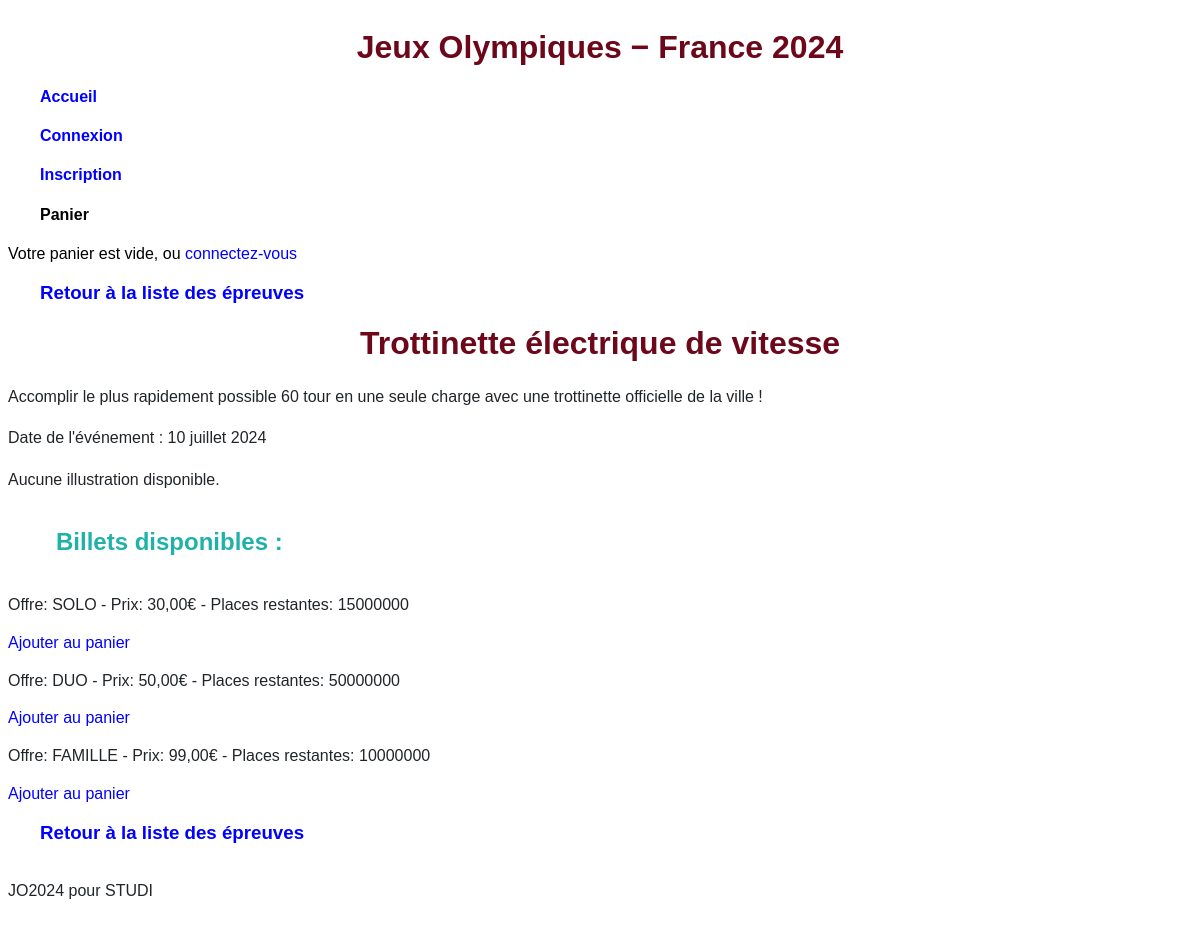
Page /epreuves/trottinette/ on the earlier database version.
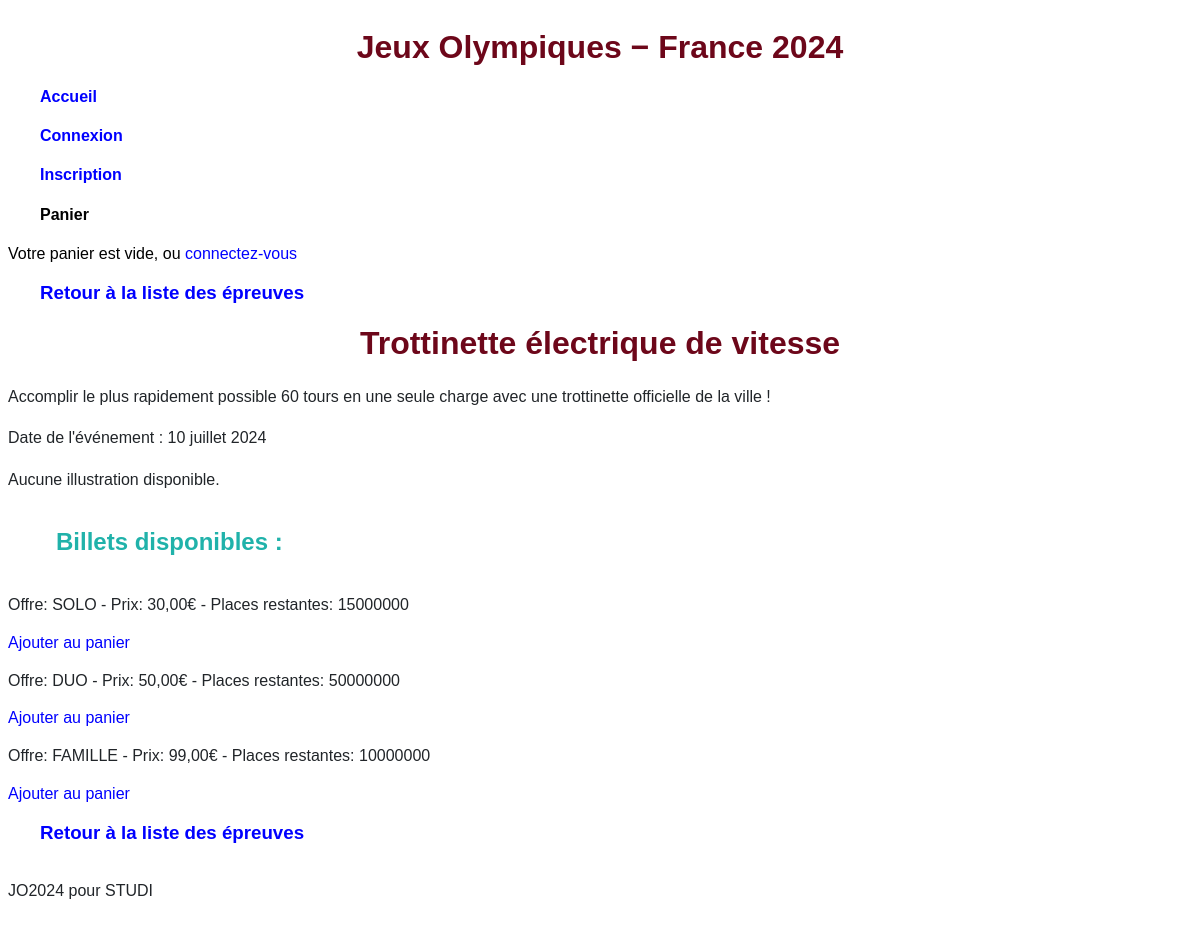
Same page on the later database version.
### store/models.py (models this page shows, shortened)
class Epreuve(models.Model):
    titre = models.CharField(max_length=200, verbose_name="Titre de l’épreuve")
    slug = models.SlugField(max_length=128)
    description = models.TextField(verbose_name="Description de l’épreuve")
    date_epreuve = models.DateField(verbose_name="Date de l’épreuve")
    illustration = models.ImageField(upload_to="imgbank", blank=True, null=True)

class OffreBillet(models.Model):
    TYPE_OFFRE_CHOICES = [
        ('SOLO', 'Solo'),
        ('DUO', 'Duo'),
        ('FAMILLE', 'Famille'),
    ]
    nom = models.CharField(max_length=100, choices=TYPE_OFFRE_CHOICES, unique=True, verbose_name="Type d’offre", null=True, blank=True)
    slug = models.SlugField(max_length=128)
    description = models.TextField(blank=True, verbose_name="Description de l’offre")
    stock = models.IntegerField(default=0)
    prix = models.DecimalField(default=0.0, max_digits=6, decimal_places=2, validators=[MinValueValidator(0.01)], verbose_name="Prix de l’offre")
    nombre_personnes = models.PositiveIntegerField(verbose_name="Nombre de personne par billet")
    epreuve = models.ForeignKey(Epreuve, null=True, related_name='offres', on_delete=models.CASCADE, verbose_name="Épreuve associée")

### store/views.py (the view)
# urls.py: path('epreuves/<str:slug>/', epreuves_detail, name="epreuves"),
def epreuves_detail(request, slug):
    epreuve = get_object_or_404(Epreuve, slug=slug)
    offres = OffreBillet.objects.all()  # Si vous souhaitez afficher tous les types d'offres disponibles
    return render(request, 'store/epreuves.html', {'epreuve': epreuve, 'offres': offres})

### store/templates/store/epreuves.html (shortened to what this page needs)
{% extends 'base.html' %}
{% block content %}
<h3><a href="{% url 'liste_epreuves' %}">Retour à la liste des épreuves</a></h3>
<h1>{{ epreuve.titre }}</h1>
<p>{{ epreuve.description }}</p>
<p>Date de l'événement : {{ epreuve.date_epreuve }}</p>
{% if epreuve.illustration %}
    <img src="{{ epreuve.illustration.url }}" alt="Illustration pour {{ epreuve.titre }}" style="max-width: 250px; max-height: 250px;">
{% else %}
    <p>Aucune illustration disponible.</p>
{% endif %}
<h2>Billets disponibles :</h2>
{% if offres %}
    {% for offre in offres %}
        <div>
            <p>Offre: {{ offre.nom }} - Prix: {{ offre.prix }}€ - Places restantes: {{ offre.stock }}</p>
            <a href="{% url 'panier_epreuves' epreuve.slug offre.slug %}">Ajouter au panier</a>
        </div>
    {% endfor %}
{% else %}
    <p>Aucun billet disponible pour cette épreuve.</p>
{% endif %}
<h3><a href="{% url 'liste_epreuves' %}">Retour à la liste des épreuves</a></h3>
{% endblock %}

### templates/base.html (shortened to what this page needs)
{% load static %}
<!DOCTYPE html>
<html lang="fr">
<head>
    <link rel="stylesheet" href="{% static 'css/styles.css' %}">
</head>
<body>
<header>
    <h1>Jeux Olympiques − France 2024</h1>
<nav>
    <h4><a href="{% url 'accueil' %}">Accueil</a></h4>
    {% if user.is_authenticated %}
        <p>{{ user.username }}, vous êtes bien connecté</p>
    <h4><a href="{% url 'logout' %}">Déconnexion</a></h4>
    {% else %}
    <h4><a href="{% url 'login' %}">Connexion</a></h4>
    <h4><a href="{% url 'signup' %}">Inscription</a></h4>
    {% endif %}
    <h4><a href="{% url 'voir_panier' %}" class="panier-link">Panier</a></h4>
    <div class="panier-link">
        {% if user.is_authenticated %}
            {% if panier.achats.exists %}
                <a href="{% url 'voir_panier' %}">
                    <span>Panier ({{ panier.achats.count }} articles)</span>
                    <img src="{% static 'images/panier-icon.png' %}" alt="Panier">
                </a>
            {% else %}
                <span>Le panier est vide</span>
            {% endif %}
        {% else %}
            <span>Votre panier est vide, ou <a href="{% url 'login' %}">connectez-vous</a></span>
        {% endif %}
    </div>
</nav>
</header>
<main>
    {% block content %}
    {% endblock%}
</main>
<footer>
    <p>JO2024 pour STUDI</p>
</footer>
</body>
</html>

### static/css/styles.css (style rules this page uses)
:root { --primary-color: 000; --secondary-color: #6C757D; --background-color: #F8F9FA; --text-color: #212529; }
body { display: flex; text-align: justify; background-color: fff; color: var(--text-color); font-family: 'Tahoma', sans-serif; min-height: 100vh; flex-direction: column; }
h1 { display: block; text-align: center; color: #6d071a; }
h2 { display: block; text-align: justify; margin-left: 32px; margin-right: auto; padding: 16px; color: lightseagreen; }
h3, h4, h5, h6 { display: block; text-align: justify; margin-left: 32px; margin-right: auto; color: lightseagreen; }
p { line-height: 1.6; margin-bottom: 1em; }
a { color: blue; text-decoration: none; }
.panier-link { display: flex; align-items: center; text-decoration: none; color: black; }

Differences in the rows shown:
changed Epreuve "Trottinette électrique de vitesse": description "Accomplir le plus rapidement possible 60 tour en une seule charge avec une trottinette officielle de la ville !" → "Accomplir le plus rapidement possible 60 tours en une seule charge avec une trottinette officielle de la ville !"
